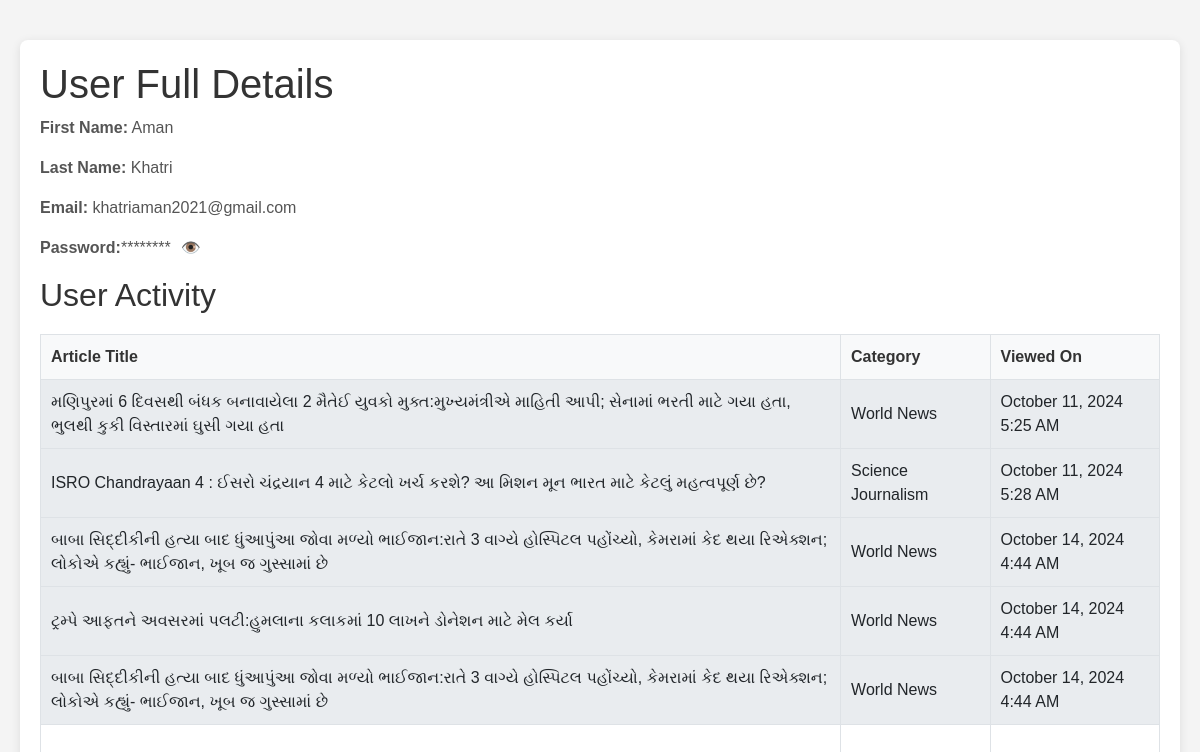
/Admin/more_user_details.php?id=19, run on the app's committed database.
### tables this page shows
CREATE TABLE IF NOT EXISTS `users` (
  `id` int NOT NULL AUTO_INCREMENT,
  `first_name` varchar(100) NOT NULL,
  `last_name` varchar(100) NOT NULL,
  `email` varchar(100) NOT NULL,
  `password` varchar(255) NOT NULL,
  `profile_image` varchar(255) DEFAULT NULL,
  `created_at` timestamp NULL DEFAULT CURRENT_TIMESTAMP,
  PRIMARY KEY (`id`),
  UNIQUE KEY `email` (`email`)
);

CREATE TABLE IF NOT EXISTS `user_activity` (
  `id` int NOT NULL AUTO_INCREMENT,
  `user_id` int DEFAULT NULL,
  `article_id` int DEFAULT NULL,
  `clicked_at` timestamp NULL DEFAULT CURRENT_TIMESTAMP,
  PRIMARY KEY (`id`),
  KEY `user_id` (`user_id`),
  KEY `article_id` (`article_id`)
);

CREATE TABLE IF NOT EXISTS `articles` (
  `id` int NOT NULL AUTO_INCREMENT,
  `title` varchar(255) NOT NULL,
  `content` text NOT NULL,
  `author_id` int NOT NULL,
  `created_at` timestamp NULL DEFAULT CURRENT_TIMESTAMP,
  `updated_at` timestamp NULL DEFAULT CURRENT_TIMESTAMP ON UPDATE CURRENT_TIMESTAMP,
  `media` text,
  `cover_image` varchar(255) DEFAULT NULL,
  `category` varchar(255) NOT NULL,
  `city` varchar(255) DEFAULT NULL,
  `views` int DEFAULT '0',
  PRIMARY KEY (`id`),
  KEY `fk_author_id` (`author_id`)
);

### Admin/more_user_details.php (the view, shortened to what this page needs)
<?php
include 'config.php';
$userId = isset($_GET['id']) ? $_GET['id'] : 0;
$userQuery = "SELECT * FROM users WHERE id = $userId";
$userResult = mysqli_query($link, $userQuery);
$user = mysqli_fetch_assoc($userResult);
$activityQuery = "SELECT article_id, title, clicked_at, category FROM user_activity
                  JOIN articles ON user_activity.article_id = articles.id
                  WHERE user_activity.user_id = $userId";
$activityResult = mysqli_query($link, $activityQuery);
?>
<!DOCTYPE html>
<html lang="en">
<head>
    <link rel="stylesheet" href="https://stackpath.bootstrapcdn.com/bootstrap/4.5.2/css/bootstrap.min.css">
</head>
<body>
<div class="container">
    <h1>User Full Details</h1>
    <p><strong>First Name:</strong> <?php echo htmlspecialchars($user['first_name']); ?></p>
    <p><strong>Last Name:</strong> <?php echo htmlspecialchars($user['last_name']); ?></p>
    <p><strong>Email:</strong> <?php echo htmlspecialchars($user['email']); ?></p>
    <p class="password-container">
        <strong>Password:</strong>
        <span id="password-display" style="display:inline-block;">********</span>
        <span id="password-icon" class="toggle-password" onclick="togglePassword()">👁️</span>
    </p>
    <h2>User Activity</h2>
    <table>
        <thead>
            <tr>
                <th>Article Title</th>
                <th>Category</th>
                <th>Viewed On</th>
            </tr>
        </thead>
        <tbody>
            <?php while ($activity = mysqli_fetch_assoc($activityResult)): ?>
                <tr>
                    <td><?php echo htmlspecialchars($activity['title']); ?></td>
                    <td><?php echo htmlspecialchars($activity['category']); ?></td>
                    <td><?php echo date('F j, Y g:i A', strtotime($activity['clicked_at'])); ?></td>
                </tr>
            <?php endwhile; ?>
        </tbody>
    </table>
</div>
</body>
</html>

### Admin/more_user_details.php (style rules this page uses)
body { font-family: Arial, sans-serif; background-color: #f4f4f4; margin: 0; padding: 20px; }
.container { background: white; border-radius: 8px; box-shadow: 0 2px 10px rgba(0, 0, 0, 0.1); padding: 20px; max-width: 100%; min-width: 300px; margin: 20px auto; overflow: hidden; resize: horizontal; }
h1, h2 { color: #333; }
p { font-size: 16px; color: #555; }
table { width: 100%; margin-top: 20px; border-collapse: collapse; }
th, td { padding: 10px; text-align: left; border: 1px solid #dee2e6; }
th { background-color: #f8f9fa; color: #333; }
td { background-color: #e9ecef; opacity: 0; transform: translateY(20px); transition: opacity 0.5s ease, transform 0.5s ease; }
td.show { opacity: 1; transform: translateY(0); }
.password-container { display: flex; align-items: center; }
.toggle-password { margin-left: 10px; cursor: pointer; }

### data on the page
users: first_name "Aman", last_name "Khatri", email "khatriaman2021@gmail.com"
user_activity: article.title "મણિપુરમાં 6 દિવસથી બંધક બનાવાયેલા 2 મૈતેઈ યુવકો મુક્ત:મુખ્યમંત્રીએ માહિતી આપી; સેનામાં ભરતી માટે ગયા હતા, ભુલથી કુકી વિસ્તારમાં ઘુસી ગયા હતા", article.category "World News", clicked_at "October 11, 2024 5:25 AM"
user_activity: article.title "ISRO Chandrayaan 4 : ઈસરો ચંદ્રયાન 4 માટે કેટલો ખર્ચ કરશે? આ મિશન મૂન ભારત માટે કેટલું મહત્વપૂર્ણ છે?", article.category "Science Journalism", clicked_at "October 11, 2024 5:28 AM"
user_activity: article.title "બાબા સિદ્દીકીની હત્યા બાદ ધુંઆપુંઆ જોવા મળ્યો ભાઈજાન:રાતે 3 વાગ્યે હોસ્પિટલ પહોંચ્યો, કેમરામાં કેદ થયા રિએક્શન; લોકોએ કહ્યું- ભાઈજાન, ખૂબ જ ગુસ્સામાં છે", article.category "World News", clicked_at "October 14, 2024 4:44 AM"
user_activity: article.title "ટ્રમ્પે આફતને અવસરમાં પલટી:હુમલાના કલાકમાં 10 લાખને ડોનેશન માટે મેલ કર્યા", article.category "World News", clicked_at "October 14, 2024 4:44 AM"
user_activity: article.title "બાબા સિદ્દીકીની હત્યા બાદ ધુંઆપુંઆ જોવા મળ્યો ભાઈજાન:રાતે 3 વાગ્યે હોસ્પિટલ પહોંચ્યો, કેમરામાં કેદ થયા રિએક્શન; લોકોએ કહ્યું- ભાઈજાન, ખૂબ જ ગુસ્સામાં છે", article.category "World News", clicked_at "October 14, 2024 4:44 AM"
